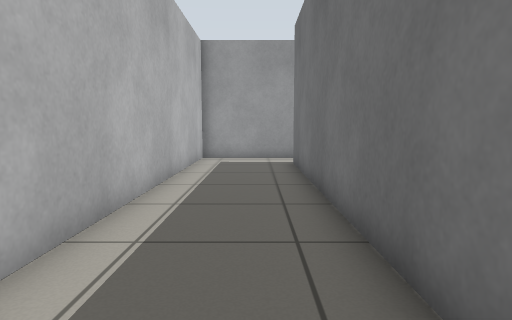
View 1 (above)

17 first-person views from a walk through a world built for the Gazebo simulator. The camera is 0.72 m above the floor, tilts 6° down and sees 75° across. The floor is counted in squares, 0.5 m on a side. Each view is taken from the middle of a square. On the plan, view 1 faces up. The plan holds only what a view shows up to about 15 squares ahead; the rest is blank.

View 2
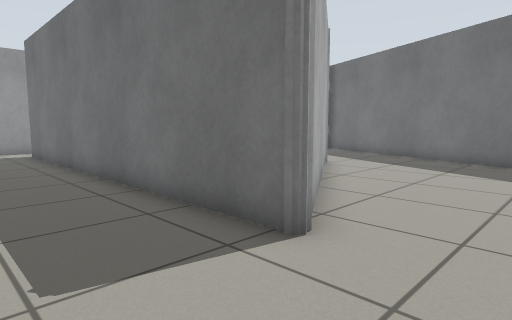

View 3
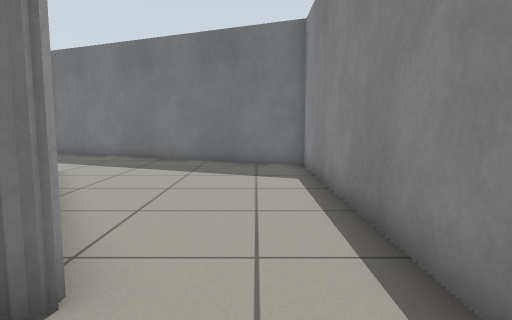

View 4
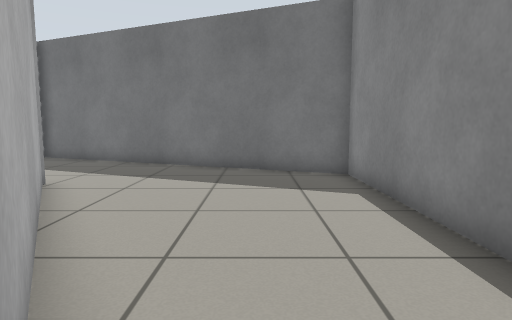

View 5
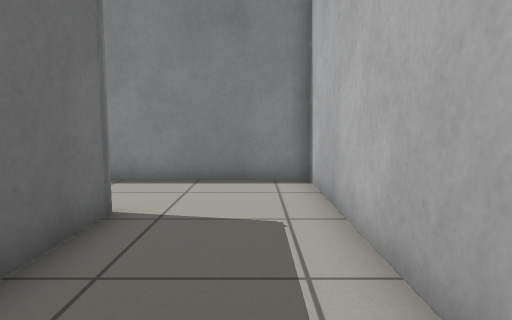

View 6
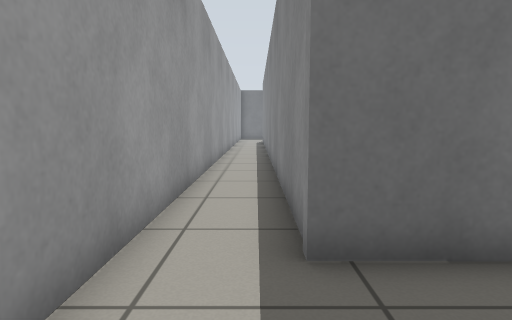

View 7
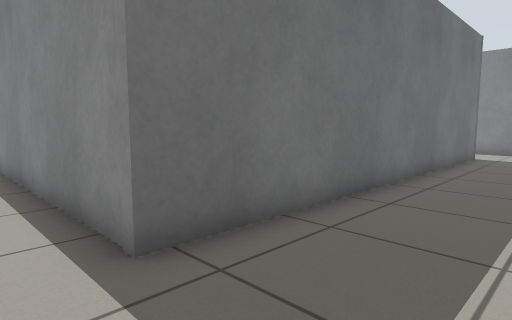

View 8
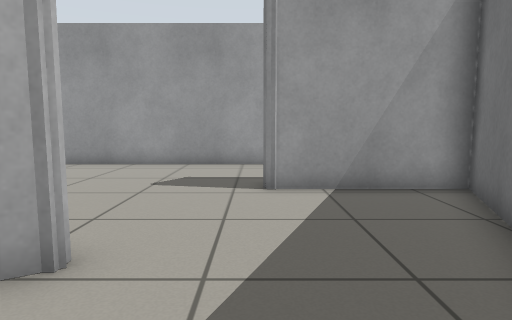

View 9
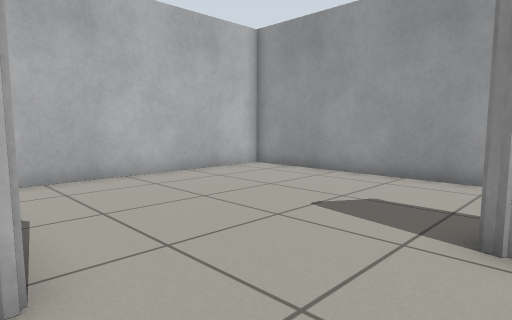

View 10
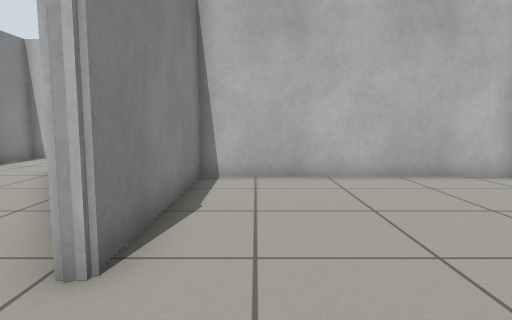

View 11
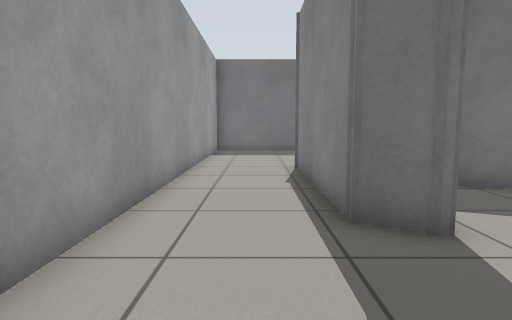

View 12
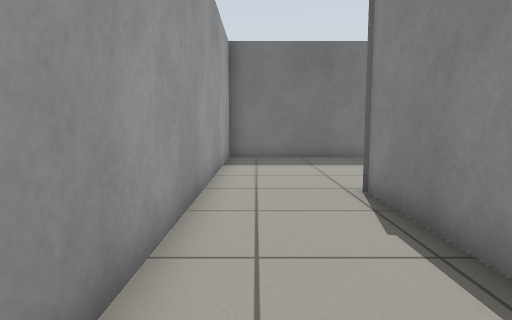

View 13
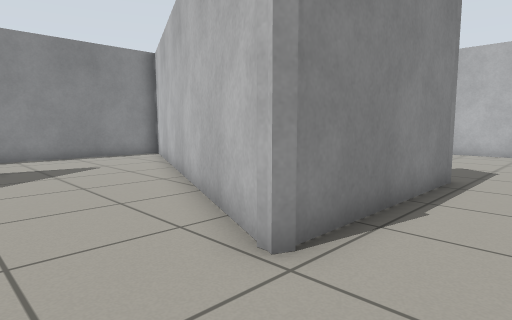

View 14
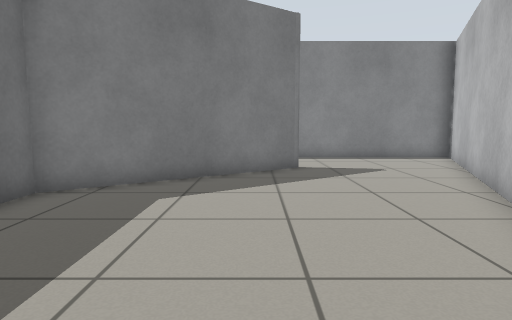

View 15
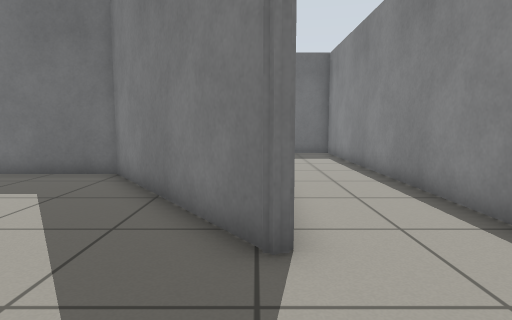

View 16
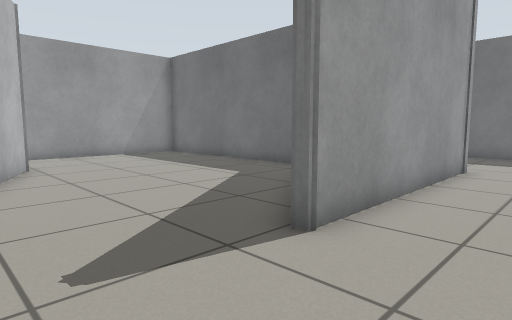

View 17
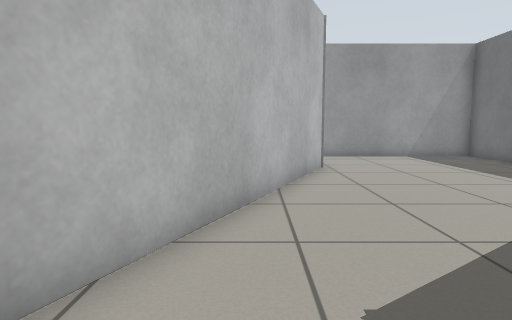

### Floor plan
Points are (right, up) in squares from view 1. A wall is a line through its corners. A room is listed if a view was taken in it or the views show most of it. See-through windows are left out.
Room 1 (views 1, 2, 3, 4, 5, 6, 7, 8)
walls: (9.1, 2.2) (1.5, -2.5) (1.4, -2.3) (1.4, 12.4) (13.2, 12.4); (-2.4, 1.4) (-2.4, -5.7) (10.7, -5.7) (13.7, 1.4); (13, 14.6) (-2.3, 14.6) (-2.4, 3)
ways out: opening at (11.5, 2) to room 2
Room 2 (views 9, 10, 11, 12)
walls: (13.7, 1.4) (15.8, 6.4) (11.3, 6.4) (11.2, 6.5) (11.9, 7.6) (18.4, 7.6); (18, 7.8) (18.3, 7.6); (19.5, 11.2) (2.9, 11.2) (2.8, 2.4) (9, 2.4) (9.1, 2.2)
ways out: opening at (11.5, 2) to room 1; opening at (18.7, 9) to room 3
Room 3 (views 13, 14, 15, 16, 17)
walls: (18.3, 7.6) (12.4, -5.7) (19.1, -5.7); (20.6, -5.7) (27.5, -5.7); (27.7, -2.4) (19.6, -2.4) (19.6, -2.1) (25.7, 2.1) (25.7, 11.2) (19.5, 11.2)
ways out: opening at (18.7, 9) to room 2; opening at (28, -4)

Where each view was taken, in squares from view 1:
view 1: 0 up, 0 right, facing up
view 2: 5 down, 2 left, facing up-right
view 3: 4 down, 1 left, facing right
view 4: 3 down, 1 right, facing right
view 5: 3 up, 1 left, facing down
view 6: 13 up, 2 left, facing right
view 7: 14 up, 2 left, facing down-right
view 8: 1 down, 11 right, facing up
view 9: 2 up, 12 right, facing up-left
view 10: 4 up, 12 right, facing left
view 11: 9 up, 7 right, facing right
view 12: 10 up, 11 right, facing right
view 13: 10 up, 21 right, facing down-left
view 14: 9 up, 21 right, facing down
view 15: 2 down, 16 right, facing right
view 16: 5 down, 16 right, facing up-right
view 17: 4 down, 16 right, facing up
